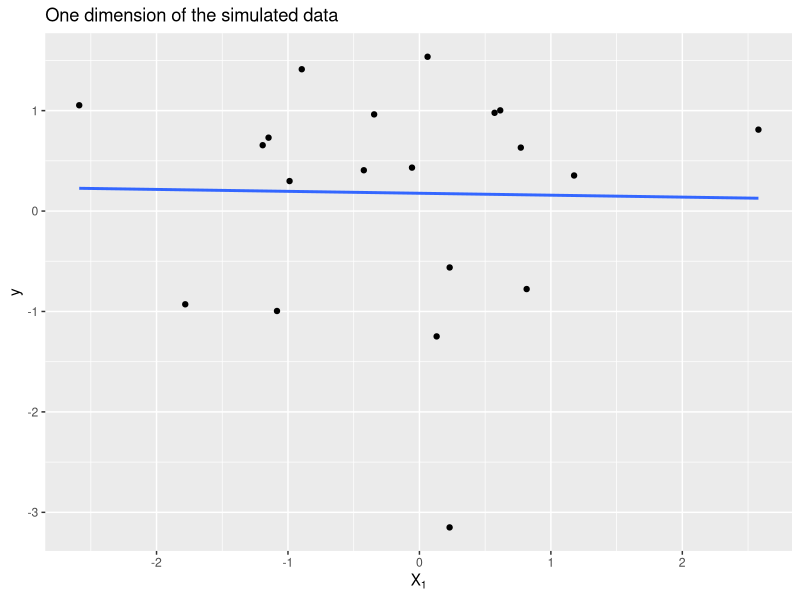

Source code (R):
## ---- chunk 1
library(tidyverse)

n <- 20
X <- matrix(rnorm(n * 2), ncol = 2)
y <- rnorm(n)

ggplot(NULL, aes(x = X[, 1], y = y)) +
  geom_point() +
  geom_smooth(method = "lm", se = FALSE) +
  labs(title = "One dimension of the simulated data", x = expression(X[1]))
## ---- chunk 2
loss <- function(beta) {
  resid <- y - X %*% beta
  sum(resid^2) / (2 * n)
}

analytical_grad <- function(beta) {
  grad <- -t(y - X %*% beta) %*% X / n
  as.vector(grad)
}
## ---- chunk 3
#' @param f function that takes a single vector argument x
#' @param x point at which to evaluate derivative of f (vector)
#' @param d direction in which to take derivative of f (vector)
#' @param eps epsilon to use in the gradient approximation
numerical_directional_grad <- function(f, x, d, eps = 1e-8) {
  (f(x + eps * d) - f(x - eps * d)) / (2 * eps)
}
## ---- chunk 4
zeros_like <- function(x) {
  rep(0, length(x))
}

numerical_grad <- function(f, x, eps = 1e-8) {
  grad <- zeros_like(x)
  for (dim in seq_along(x)) {
    unit <- zeros_like(x)
    unit[dim] <- 1
    grad[dim] <- numerical_directional_grad(f, x, unit, eps)
  }
  grad
}
    
relative_error <- function(want, got) {
  (want - got) / want  # assumes want is not zero
}
## ---- chunk 5
b <- c(2, 3)  # point in parameter space to check gradient at

num_grad <- numerical_grad(loss, b)
ana_grad <- analytical_grad(b)

num_grad
ana_grad
relative_error(num_grad, ana_grad)
